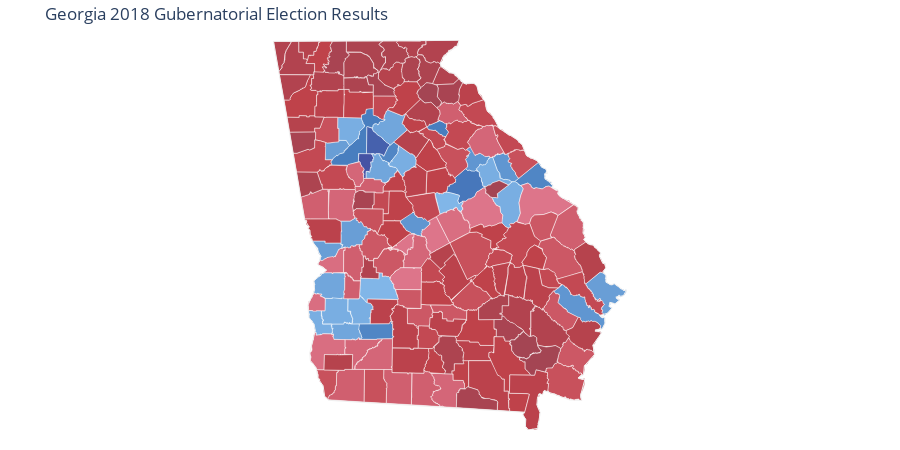

Here is the notebook cell this chart was saved with:
### Code cell
fig.show()

### Figure 1 — Plotly figure (JSON) as saved in the notebook; plotly's stock layout.template omitted (floating-point values rounded to 4 significant figures; data arrays with more than 128 entries replaced by an {"elided": "..."} marker saying what was removed)
{"data": [{"fill": "toself", "fillcolor": "#444CA0", "hoverinfo": "none", "line": {"color": "rgb(255,255,255)", "width": 0.5}, "mode": "lines", "name": "< 0", "type": "scatter", "x": [], "y": []}, {"fill": "toself", "fillcolor": "#4553A4", "hoverinfo": "none", "line": {"color": "rgb(255,255,255)", "width": 0.5}, "mode": "lines", "name": "0 - 11.79", "type": "scatter", "x": [-84.46, -84.46, -84.45, -84.45, -84.45, -84.45, -84.28, -84.28, -84.27, -84.27, -84.26, -84.26, -84.25, -84.25, -84.24, -84.24, -84.25, -84.25, -84.26, -84.26, -84.29, -84.29, -84.28, -84.28, -84.28, -84.29, -84.29, -84.3, -84.3, -84.32, -84.32, -84.35, -84.35, -84.39, -84.39, -84.4, -84.39, -84.4, -84.39, -84.39, -84.39, -84.39, -84.39, -84.38, -84.39, -84.39, -84.39, -84.4, -84.4, -84.39, -84.39, -84.38, -84.39, -84.38, -84.39, -84.39, -84.4, -84.41, -84.42, -84.42, -84.43, -84.43, -84.44, -84.46, -84.46, null], "y": [33.57, 33.65, 33.65, 33.64, 33.64, 33.65, 33.65, 33.64, 33.64, 33.63, 33.63, 33.61, 33.61, 33.6, 33.6, 33.59, 33.59, 33.58, 33.58, 33.55, 33.55, 33.53, 33.53, 33.53, 33.48, 33.48, 33.44, 33.44, 33.43, 33.43, 33.44, 33.44, 33.35, 33.35, 33.36, 33.36, 33.37, 33.37, 33.38, 33.39, 33.39, 33.39, 33.4, 33.4, 33.41, 33.41, 33.42, 33.42, 33.44, 33.44, 33.44, 33.44, 33.45, 33.46, 33.47, 33.48, 33.48, 33.49, 33.49, 33.51, 33.52, 33.54, 33.55, 33.55, 33.57, null]}, {"fill": "toself", "fillcolor": "#455AA9", "hoverinfo": "none", "line": {"color": "rgb(255,255,255)", "width": 0.5}, "mode": "lines", "name": "11.79 - 14.73", "type": "scatter", "x": [], "y": []}, {"fill": "toself", "fillcolor": "#4661AD", "hoverinfo": "none", "line": {"color": "rgb(255,255,255)", "width": 0.5}, "mode": "lines", "name": "14.73 - 17.68", "type": "scatter", "x": [-84.35, -84.35, -84.35, -84.35, -84.34, -84.3, -84.28, -84.27, -84.27, -84.27, -84.27, -84.27, -84.26, -84.23, -84.2, -84.16, -84.15, -84.13, -84.11, -84.1, -84.08, -84.06, -84.04, -84.02, -84.06, -84.12, -84.12, -84.13, -84.13, -84.14, -84.14, -84.15, -84.15, -84.16, -84.16, -84.17, -84.17, -84.22, -84.22, -84.25, -84.25, -84.35, -84.35, null], "y": [33.68, 33.96, 33.97, 33.97, 33.97, 33.96, 33.96, 33.95, 33.96, 33.95, 33.95, 33.94, 33.91, 33.9, 33.87, 33.85, 33.84, 33.84, 33.81, 33.8, 33.78, 33.77, 33.76, 33.75, 33.73, 33.61, 33.62, 33.63, 33.63, 33.63, 33.64, 33.64, 33.65, 33.64, 33.64, 33.64, 33.65, 33.65, 33.63, 33.63, 33.65, 33.65, 33.68, null]}, {"fill": "toself", "fillcolor": "#4669B2", "hoverinfo": "none", "line": {"color": "rgb(255,255,255)", "width": 0.5}, "mode": "lines", "name": "17.68 - 20.63", "type": "scatter", "x": [], "y": []}, {"fill": "toself", "fillcolor": "#4770B6", "hoverinfo": "none", "line": {"color": "rgb(255,255,255)", "width": 0.5}, "mode": "lines", "name": "20.63 - 23.58", "type": "scatter", "x": [], "y": []}, {"fill": "toself", "fillcolor": "#4777BB", "hoverinfo": "none", "line": {"color": "rgb(255,255,255)", "width": 0.5}, "mode": "lines", "name": "23.58 - 26.53", "type": "scatter", "x": [-83.28, -83.27, -83.26, -83.26, -83.25, -83.26, -83.25, -83.24, -83.23, -83.22, -83.23, -83.21, -83.2, -83.2, -83.18, -83.17, -83.15, -83.15, -83.14, -83.14, -83.16, -83.01, -82.98, -82.96, -82.94, -82.89, -82.88, -82.87, -82.86, -82.85, -82.84, -82.83, -82.83, -82.82, -82.82, -82.83, -82.82, -82.82, -82.83, -82.82, -82.83, -82.82, -82.82, -82.82, -82.82, -82.81, -82.8, -82.8, -82.8, -82.8, -82.8, -82.8, -82.8, -82.79, -82.79, -82.8, -82.8, -82.79, -82.79, -82.78, -82.78, -82.78, -82.78, -82.79, -82.78, -82.77, -82.77, -82.76, -82.76, -82.75, -82.75, -82.78, -82.8, -82.82, -82.83, -82.86, -82.87, -82.89, -82.9, -82.91, -82.93, -82.95, -82.97, -82.98, -82.99, -83.01, -83.05, -83.07, -83.08, -83.1, -83.11, -83.1, -83.11, -83.12, -83.12, -83.11, -83.11, -83.11, -83.11, -83.1, -83.1, -83.1, -83.2, -83.26, -83.27, -83.28, null], "y": [33.19, 33.2, 33.21, 33.22, 33.23, 33.25, 33.26, 33.26, 33.26, 33.27, 33.28, 33.28, 33.28, 33.28, 33.29, 33.3, 33.31, 33.32, 33.33, 33.34, 33.36, 33.47, 33.45, 33.45, 33.44, 33.44, 33.45, 33.45, 33.44, 33.44, 33.43, 33.44, 33.43, 33.43, 33.43, 33.41, 33.41, 33.4, 33.4, 33.39, 33.39, 33.39, 33.38, 33.37, 33.37, 33.36, 33.37, 33.36, 33.35, 33.35, 33.34, 33.33, 33.32, 33.32, 33.32, 33.32, 33.31, 33.31, 33.31, 33.31, 33.28, 33.28, 33.27, 33.27, 33.26, 33.26, 33.26, 33.25, 33.25, 33.25, 33.24, 33.24, 33.22, 33.21, 33.2, 33.2, 33.18, 33.14, 33.13, 33.13, 33.12, 33.11, 33.11, 33.1, 33.09, 33.08, 33.08, 33.07, 33.06, 33.05, 33.06, 33.06, 33.07, 33.08, 33.08, 33.1, 33.11, 33.12, 33.13, 33.13, 33.14, 33.15, 33.18, 33.19, 33.19, 33.19, null]}, {"fill": "toself", "fillcolor": "#487EBF", "hoverinfo": "none", "line": {"color": "rgb(255,255,255)", "width": 0.5}, "mode": "lines", "name": "26.53 - 29.48", "type": "scatter", "x": {"elided": "182 float values"}, "y": {"elided": "182 float values"}}, {"fill": "toself", "fillcolor": "#5086C5", "hoverinfo": "none", "line": {"color": "rgb(255,255,255)", "width": 0.5}, "mode": "lines", "name": "29.48 - 32.42", "type": "scatter", "x": {"elided": "184 float values"}, "y": {"elided": "184 float values"}}, {"fill": "toself", "fillcolor": "#588ECB", "hoverinfo": "none", "line": {"color": "rgb(255,255,255)", "width": 0.5}, "mode": "lines", "name": "32.42 - 35.37", "type": "scatter", "x": [], "y": []}, {"fill": "toself", "fillcolor": "#6096D1", "hoverinfo": "none", "line": {"color": "rgb(255,255,255)", "width": 0.5}, "mode": "lines", "name": "35.37 - 38.32", "type": "scatter", "x": {"elided": "434 float values"}, "y": {"elided": "434 float values"}}, {"fill": "toself", "fillcolor": "#699ED6", "hoverinfo": "none", "line": {"color": "rgb(255,255,255)", "width": 0.5}, "mode": "lines", "name": "38.32 - 41.27", "type": "scatter", "x": {"elided": "358 float values"}, "y": {"elided": "358 float values"}}, {"fill": "toself", "fillcolor": "#71A6DC", "hoverinfo": "none", "line": {"color": "rgb(255,255,255)", "width": 0.5}, "mode": "lines", "name": "41.27 - 44.22", "type": "scatter", "x": {"elided": "350 float values"}, "y": {"elided": "350 float values"}}, {"fill": "toself", "fillcolor": "#79AEE2", "hoverinfo": "none", "line": {"color": "rgb(255,255,255)", "width": 0.5}, "mode": "lines", "name": "44.22 - 47.17", "type": "scatter", "x": {"elided": "499 float values"}, "y": {"elided": "499 float values"}}, {"fill": "toself", "fillcolor": "#81B6E8", "hoverinfo": "none", "line": {"color": "rgb(255,255,255)", "width": 0.5}, "mode": "lines", "name": "47.17 - 50.0", "type": "scatter", "x": {"elided": "162 float values"}, "y": {"elided": "162 float values"}}, {"fill": "toself", "fillcolor": "#DD758A", "hoverinfo": "none", "line": {"color": "rgb(255,255,255)", "width": 0.5}, "mode": "lines", "name": "50.0 - 53.06", "type": "scatter", "x": {"elided": "457 float values"}, "y": {"elided": "457 float values"}}, {"fill": "toself", "fillcolor": "#D96E81", "hoverinfo": "none", "line": {"color": "rgb(255,255,255)", "width": 0.5}, "mode": "lines", "name": "53.06 - 56.01", "type": "scatter", "x": {"elided": "289 float values"}, "y": {"elided": "289 float values"}}, {"fill": "toself", "fillcolor": "#D46678", "hoverinfo": "none", "line": {"color": "rgb(255,255,255)", "width": 0.5}, "mode": "lines", "name": "56.01 - 58.96", "type": "scatter", "x": {"elided": "696 float values"}, "y": {"elided": "696 float values"}}, {"fill": "toself", "fillcolor": "#D05F6F", "hoverinfo": "none", "line": {"color": "rgb(255,255,255)", "width": 0.5}, "mode": "lines", "name": "58.96 - 61.91", "type": "scatter", "x": {"elided": "639 float values"}, "y": {"elided": "639 float values"}}, {"fill": "toself", "fillcolor": "#CC5865", "hoverinfo": "none", "line": {"color": "rgb(255,255,255)", "width": 0.5}, "mode": "lines", "name": "61.91 - 64.86", "type": "scatter", "x": {"elided": "767 float values"}, "y": {"elided": "767 float values"}}, {"fill": "toself", "fillcolor": "#C8515C", "hoverinfo": "none", "line": {"color": "rgb(255,255,255)", "width": 0.5}, "mode": "lines", "name": "64.86 - 67.8", "type": "scatter", "x": {"elided": "737 float values"}, "y": {"elided": "737 float values"}}, {"fill": "toself", "fillcolor": "#C34953", "hoverinfo": "none", "line": {"color": "rgb(255,255,255)", "width": 0.5}, "mode": "lines", "name": "67.8 - 70.75", "type": "scatter", "x": {"elided": "1144 float values"}, "y": {"elided": "1144 float values"}}, {"fill": "toself", "fillcolor": "#BF424A", "hoverinfo": "none", "line": {"color": "rgb(255,255,255)", "width": 0.5}, "mode": "lines", "name": "70.75 - 73.7", "type": "scatter", "x": {"elided": "1300 float values"}, "y": {"elided": "1300 float values"}}, {"fill": "toself", "fillcolor": "#BB424C", "hoverinfo": "none", "line": {"color": "rgb(255,255,255)", "width": 0.5}, "mode": "lines", "name": "73.7 - 76.65", "type": "scatter", "x": {"elided": "1006 float values"}, "y": {"elided": "1006 float values"}}, {"fill": "toself", "fillcolor": "#B6434D", "hoverinfo": "none", "line": {"color": "rgb(255,255,255)", "width": 0.5}, "mode": "lines", "name": "76.65 - 79.6", "type": "scatter", "x": {"elided": "541 float values"}, "y": {"elided": "541 float values"}}, {"fill": "toself", "fillcolor": "#B2434F", "hoverinfo": "none", "line": {"color": "rgb(255,255,255)", "width": 0.5}, "mode": "lines", "name": "79.6 - 82.55", "type": "scatter", "x": {"elided": "709 float values"}, "y": {"elided": "709 float values"}}, {"fill": "toself", "fillcolor": "#AD4450", "hoverinfo": "none", "line": {"color": "rgb(255,255,255)", "width": 0.5}, "mode": "lines", "name": "82.55 - 85.49", "type": "scatter", "x": {"elided": "698 float values"}, "y": {"elided": "698 float values"}}, {"fill": "toself", "fillcolor": "#A94452", "hoverinfo": "none", "line": {"color": "rgb(255,255,255)", "width": 0.5}, "mode": "lines", "name": "85.49 - 88.44", "type": "scatter", "x": {"elided": "370 float values"}, "y": {"elided": "370 float values"}}, {"fill": "toself", "fillcolor": "#A44553", "hoverinfo": "none", "line": {"color": "rgb(255,255,255)", "width": 0.5}, "mode": "lines", "name": "88.44 - 91.39", "type": "scatter", "x": {"elided": "352 float values"}, "y": {"elided": "352 float values"}}, {"fill": "toself", "fillcolor": "#A04555", "hoverinfo": "none", "line": {"color": "rgb(255,255,255)", "width": 0.5}, "mode": "lines", "name": "> 91.39", "type": "scatter", "x": [], "y": []}, {"hoverinfo": "text", "legendgroup": "centroids", "marker": {"color": "white", "opacity": 0}, "mode": "markers", "name": "US Counties", "selected": {"marker": {"color": "white", "opacity": 1, "size": 3}}, "showlegend": false, "text": {"elided": "159 str values"}, "type": "scatter", "unselected": {"marker": {"opacity": 0}}, "x": {"elided": "159 float values"}, "y": {"elided": "159 float values"}}, {"hoverinfo": "text", "legendgroup": "States", "line": {"color": "rgb(240, 240, 240)", "width": 1}, "mode": "lines", "showlegend": false, "type": "scatter", "x": [-81.28, -81.28, -81.27, -81.27, -81.28, null, -85.61, -83.1, -83.11, -83.31, -83.35, -83.34, -83.23, -83.16, -83.03, -82.9, -82.86, -82.84, -82.75, -82.72, -82.64, -82.56, -82.32, -82.25, -82.19, -82.05, -81.99, -81.93, -81.91, -81.94, -81.94, -81.85, -81.86, -81.83, -81.85, -81.77, -81.74, -81.49, -81.5, -81.42, -81.43, -81.39, -81.42, -81.37, -81.28, -81.19, -81.21, -81.16, -81.13, -81.12, -81.16, -81.12, -81.12, -81.05, -81.0, -80.88, -80.84, -80.88, -80.98, -80.93, -80.99, -81.07, -81.08, -81.04, -81.1, -81.2, -81.13, -81.13, -81.17, -81.26, -81.18, -81.29, -81.27, -81.41, -81.42, -81.49, -81.4, -81.46, -81.44, -81.61, -81.95, -81.97, -82.02, -82.04, -82.05, -82.01, -82.04, -82.16, -82.2, -82.2, -82.24, -82.21, -84.86, -84.91, -84.94, -85.01, -85.03, -85.11, -85.11, -85.04, -85.06, -85.13, -85.14, -85.05, -85.06, -84.89, -85.01, -84.96, -85.11, -85.11, -85.14, -85.12, -85.18, -85.61, null, null], "y": [31.31, 31.31, 31.31, 31.3, 31.31, null, 34.98, 35.0, 34.93, 34.81, 34.73, 34.68, 34.61, 34.6, 34.48, 34.49, 34.46, 34.37, 34.27, 34.15, 34.09, 33.95, 33.82, 33.75, 33.62, 33.56, 33.49, 33.46, 33.41, 33.41, 33.34, 33.31, 33.29, 33.26, 33.25, 33.22, 33.14, 33.01, 32.94, 32.82, 32.7, 32.65, 32.63, 32.58, 32.56, 32.46, 32.42, 32.34, 32.34, 32.29, 32.24, 32.19, 32.12, 32.09, 32.1, 32.02, 32.02, 31.96, 31.94, 31.91, 31.86, 31.88, 31.83, 31.81, 31.75, 31.72, 31.7, 31.63, 31.56, 31.55, 31.52, 31.37, 31.26, 31.12, 31.02, 30.98, 30.96, 30.77, 30.71, 30.72, 30.83, 30.78, 30.79, 30.73, 30.66, 30.56, 30.38, 30.36, 30.4, 30.49, 30.54, 30.57, 30.71, 30.75, 30.88, 30.97, 31.1, 31.19, 31.28, 31.54, 31.62, 31.69, 31.84, 32.02, 32.13, 32.26, 32.33, 32.42, 32.64, 32.74, 32.76, 32.77, 32.86, 34.98, null, null]}], "layout": {"annotations": [{"showarrow": false, "text": "<b></b>", "x": 1, "xanchor": "right", "xref": "paper", "y": 1.05, "yref": "paper"}], "clickmode": "none", "dragmode": false, "height": 450, "hovermode": "closest", "legend": {"traceorder": "reversed", "x": 1, "xanchor": "right", "y": 1, "yanchor": "top"}, "margin": {"b": 20, "l": 20, "r": 20, "t": 40}, "plot_bgcolor": "#FFFFFF", "showlegend": false, "title": {"text": "Georgia 2018 Gubernatorial Election Results"}, "width": 900, "xaxis": {"autorange": false, "fixedrange": true, "range": [-89.03, -77.42], "showgrid": false, "showticklabels": false, "zeroline": false}, "yaxis": {"autorange": false, "fixedrange": true, "range": [30.36, 35.0], "showgrid": false, "showticklabels": false, "zeroline": false}}}
